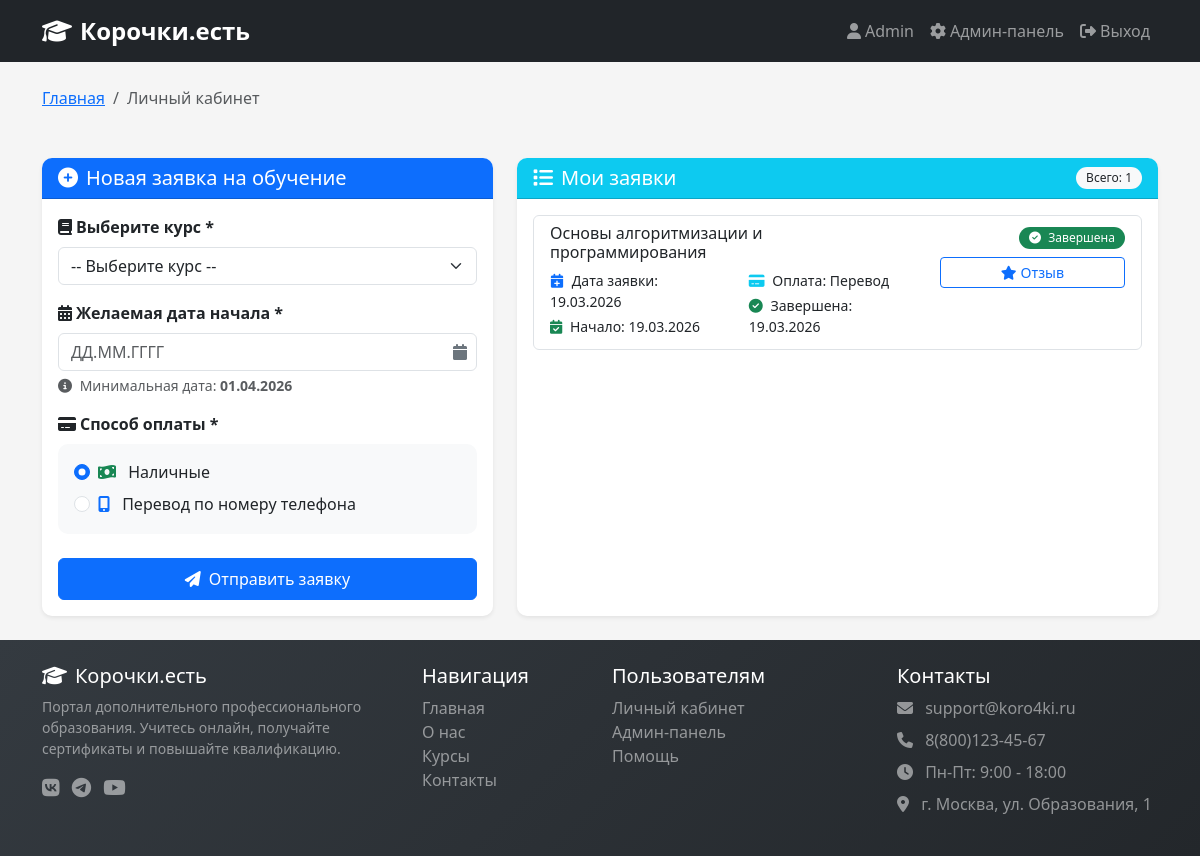
The app's page /profile.php (signed in) with its own data.
### tables this page shows
CREATE TABLE `applications` (
  `id` int NOT NULL,
  `user_id` int NOT NULL,
  `course_id` int NOT NULL,
  `start_date` date NOT NULL,
  `payment_method` enum('cash','transfer') NOT NULL,
  `comments` text,
  `admin_notes` text,
  `status` enum('new','in_progress','completed') DEFAULT 'new',
  `created_at` timestamp NULL DEFAULT CURRENT_TIMESTAMP,
  `updated_at` timestamp NULL DEFAULT CURRENT_TIMESTAMP ON UPDATE CURRENT_TIMESTAMP
);

CREATE TABLE `courses` (
  `id` int NOT NULL,
  `name` varchar(100) NOT NULL,
  `description` text
);

### profile.php (the view, shortened to what this page needs)
<?php
require_once 'includes/config.php';
$user_id = $_SESSION['user_id'];
$stmt = $pdo->prepare("
    SELECT a.*, c.name as course_name
    FROM applications a
    JOIN courses c ON a.course_id = c.id
    WHERE a.user_id = ?
    ORDER BY a.created_at DESC
");
$stmt->execute([$user_id]);
$applications = $stmt->fetchAll();
?>
<!DOCTYPE html>
<html lang="ru">
<head>
    <link href="https://cdn.jsdelivr.net/npm/bootstrap@5.3.0/dist/css/bootstrap.min.css" rel="stylesheet">
    <link rel="stylesheet" href="https://cdnjs.cloudflare.com/ajax/libs/font-awesome/6.4.0/css/all.min.css">
    <link rel="stylesheet" href="assets/css/style.css">
</head>
<body>
    <?php include 'includes/header.php'; ?>
    <div class="container mt-4">
        <div class="row">
            <div class="col-md-5 mb-4">
                <div class="card shadow-sm animate__animated animate__fadeInLeft">
                    <div class="card-header bg-primary text-white">
                        <h5 class="mb-0"><i class="fas fa-plus-circle me-2"></i>Новая заявка на обучение</h5>
                    </div>
                    <div class="card-body">
                        <form method="POST" action="" id="applicationForm">
                            <div class="mb-3">
                                <label for="course_id" class="form-label fw-bold">
                                    <i class="fas fa-book me-1"></i>Выберите курс *
                                </label>
                                <select class="form-select" id="course_id" name="course_id" required>
                                    <option value="">-- Выберите курс --</option>
                                </select>
                            </div>
                            <div class="mb-3">
                                <label for="start_date" class="form-label fw-bold">
                                    <i class="fas fa-calendar-alt me-1"></i>Желаемая дата начала *
                                </label>
                                <div class="calendar-icon">
                                    <input type="text"
                                           class="form-control"
                                           id="start_date"
                                           name="start_date"
                                           value="<?php echo htmlspecialchars($_POST['start_date'] ?? ''); ?>"
                                           placeholder="ДД.ММ.ГГГГ"
                                           pattern="\d{2}\.\d{2}\.\d{4}"
                                           maxlength="10"
                                           required
                                           autocomplete="off">
                                </div>
                                <div class="form-text">
                                    <i class="fas fa-info-circle me-1"></i>
                                    Минимальная дата: <strong><?php echo date('d.m.Y'); ?></strong>
                                </div>
                            </div>
                            <div class="mb-4">
                                <label class="form-label fw-bold">
                                    <i class="fas fa-credit-card me-1"></i>Способ оплаты *
                                </label>
                                <div class="card p-3 bg-light">
                                    <div class="form-check mb-2">
                                        <input class="form-check-input" type="radio" name="payment_method"
                                               id="cash" value="cash" <?php echo (!isset($_POST['payment_method']) || $_POST['payment_method'] == 'cash') ? 'checked' : ''; ?>>
                                        <label class="form-check-label" for="cash">
                                            <i class="fas fa-money-bill-wave text-success me-2"></i>
                                            Наличные
                                        </label>
                                    </div>
                                    <div class="form-check">
                                        <input class="form-check-input" type="radio" name="payment_method"
                                               id="transfer" value="transfer" <?php echo (isset($_POST['payment_method']) && $_POST['payment_method'] == 'transfer') ? 'checked' : ''; ?>>
                                        <label class="form-check-label" for="transfer">
                                            <i class="fas fa-mobile-alt text-primary me-2"></i>
                                            Перевод по номеру телефона
                                        </label>
                                    </div>
                                </div>
                            </div>
                            <button type="submit" name="create_application" class="btn btn-primary w-100 py-2" id="submitBtn">
                                <i class="fas fa-paper-plane me-2"></i>Отправить заявку
                            </button>
                        </form>
                    </div>
                </div>
            </div>
            <div class="col-md-7 mb-4">
                <div class="card shadow-sm animate__animated animate__fadeInRight">
                    <div class="card-header bg-info text-white d-flex justify-content-between align-items-center">
                        <h5 class="mb-0"><i class="fas fa-list me-2"></i>Мои заявки</h5>
                        <span class="badge bg-light text-dark">Всего: <?php echo count($applications); ?></span>
                    </div>
                    <div class="card-body">
                        <?php if (empty($applications)): ?>
                            <div class="text-center py-5">
                                <i class="fas fa-inbox fa-4x text-muted mb-3"></i>
                                <p class="text-muted mb-0">У вас пока нет заявок</p>
                                <p class="text-muted small">Создайте первую заявку на обучение</p>
                            </div>
                        <?php else: ?>
                            <div class="list-group">
                                <?php foreach ($applications as $index => $app):
                                ?>
                                    <div class="list-group-item list-group-item-action animate__animated animate__fadeIn"
                                         style="animation-delay: <?php echo $index * 0.1; ?>s">
                                        <div class="d-flex w-100 justify-content-between align-items-start">
                                            <div class="flex-grow-1">
                                                <div class="d-flex align-items-center mb-2">
                                                    <h6 class="mb-0 me-2"><?php echo htmlspecialchars($app['course_name']); ?></h6>
                                                </div>
                                                <div class="row small">
                                                    <div class="col-md-6">
                                                        <p class="mb-1">
                                                            <i class="fas fa-calendar-plus text-primary me-1"></i>
                                                            Дата заявки: <?php echo date('d.m.Y', strtotime($app['created_at'])); ?>
                                                        </p>
                                                        <p class="mb-1">
                                                            <i class="fas fa-calendar-check text-success me-1"></i>
                                                            Начало: <?php echo date('d.m.Y', strtotime($app['start_date'])); ?>
                                                        </p>
                                                    </div>
                                                    <div class="col-md-6">
                                                        <p class="mb-1">
                                                            <i class="fas fa-credit-card text-info me-1"></i>
                                                            Оплата: <?php echo $app['payment_method'] == 'cash' ? 'Наличные' : 'Перевод'; ?>
                                                        </p>
                                                        <?php if ($app['status'] == 'completed'): ?>
                                                            <p class="mb-1">
                                                                <i class="fas fa-check-circle text-success me-1"></i>
                                                                Завершена: <?php echo date('d.m.Y', strtotime($app['updated_at'] ?? $app['created_at'])); ?>
                                                            </p>
                                                        <?php endif; ?>
                                                    </div>
                                                </div>
                                            </div>
                                            <div class="text-end ms-3">
                                                <span class="badge <?php
                                                    echo $app['status'] == 'new' ? 'bg-warning text-dark' :
                                                        ($app['status'] == 'in_progress' ? 'bg-info' : 'bg-success');
                                                ?> mb-2">
                                                    <i class="fas <?php
                                                        echo $app['status'] == 'new' ? 'fa-clock' :
                                                            ($app['status'] == 'in_progress' ? 'fa-book-open' : 'fa-check-circle');
                                                    ?> me-1"></i>
                                                    <?php
                                                    echo $app['status'] == 'new' ? 'Новая' :
                                                        ($app['status'] == 'in_progress' ? 'В обучении' : 'Завершена');
                                                    ?>
                                                </span>
                                                <?php if ($app['status'] == 'completed'): ?>
                                                    <button class="btn btn-sm btn-outline-primary w-100"
                                                            onclick="showReviewForm(<?php echo $app['id']; ?>)"
                                                            data-bs-toggle="tooltip"
                                                            title="Оставить отзыв о курсе">
                                                        <i class="fas fa-star me-1"></i>Отзыв
                                                    </button>
                                                <?php endif; ?>
                                            </div>
                                        </div>
                                    </div>
                                <?php endforeach; ?>
                            </div>
                        <?php endif; ?>
                    </div>
                </div>
            </div>
        </div>
    </div>
    <?php include 'includes/footer.php'; ?>
</body>
</html>

### assets/css/style.css (style rules this page uses)
:root { --primary-color: #007bff; --secondary-color: #6c757d; --success-color: #28a745; --danger-color: #dc3545; --warning-color: #ffc107; --info-color: #17a2b8; --dark-color: #343a40; --light-color: #f8f9fa; }
html, body { height: 100%; margin: 0; padding: 0; }
body { font-family: 'Segoe UI', Tahoma, Geneva, Verdana, sans-serif; background-color: #f5f5f5; display: flex; flex-direction: column; min-height: 100vh; }
.btn { transition: all 0.3s ease; position: relative; overflow: hidden; }
.btn:after { content: ''; position: absolute; top: 50%; left: 50%; width: 5px; height: 5px; background: rgba(255,255,255,0.5); opacity: 0; border-radius: 100%; transform: scale(1, 1) translate(-50%); transform-origin: 50% 50%; }
.card { border: none; border-radius: 10px; overflow: hidden; transition: all 0.3s ease; height: 100%; }
.badge { padding: 5px 10px; font-weight: 500; border-radius: 20px; transition: all 0.3s ease; }

### profile.php (style rules this page uses)
.calendar-icon { position: relative; }
.calendar-icon input { padding-right: 40px; }

### records on screen
applications: course.name "Основы алгоритмизации и программирования", created_at "19.03.2026", start_date "19.03.2026", payment_method "Перевод", updated_at "19.03.2026", status "Завершена"

### other values on screen
$_SESSION['user_login'] "Admin"
count($applications) "1"
